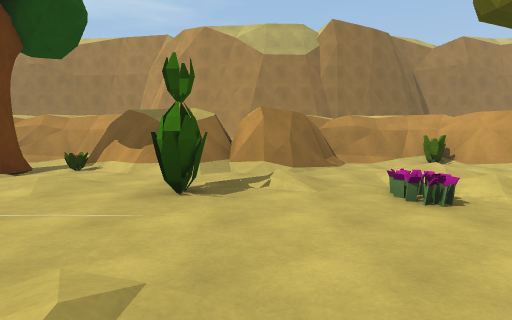
View 1 (above)

14 first-person views from a walk through a 3-D level made in the Unity game engine. The camera is 1.3 m above the floor, tilts 4° down and sees 75° across. The floor is counted in squares, 2 m on a side. Each view is taken from the middle of a square. On the plan, view 1 faces up. The plan holds only what a view shows up to about 10 squares ahead; the rest is blank. The place goes on beyond the plan.

View 2
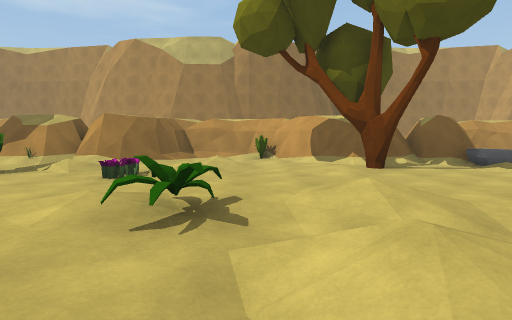

View 3
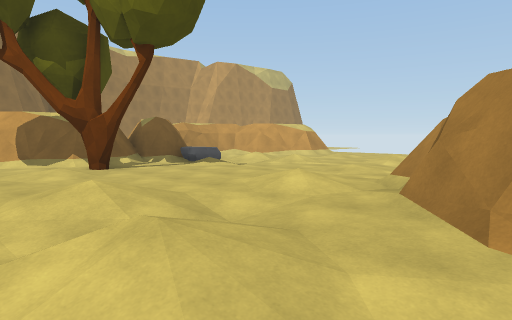

View 4
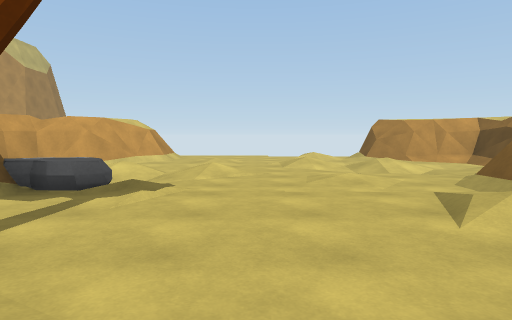

View 5
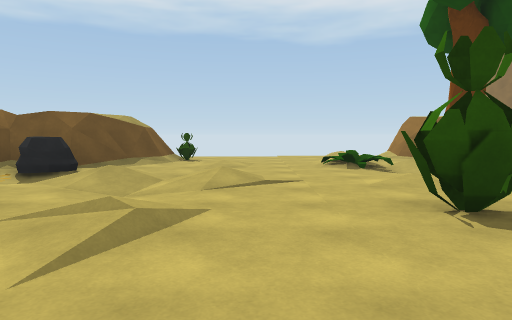

View 6
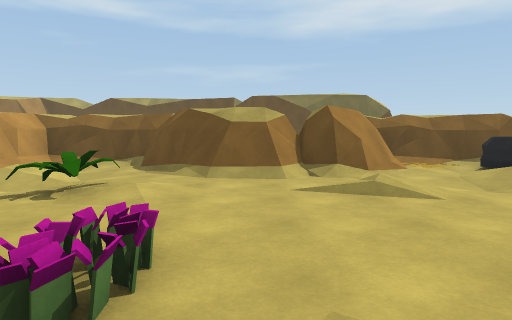

View 7
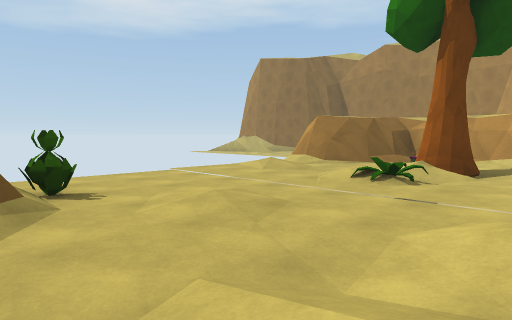

View 8
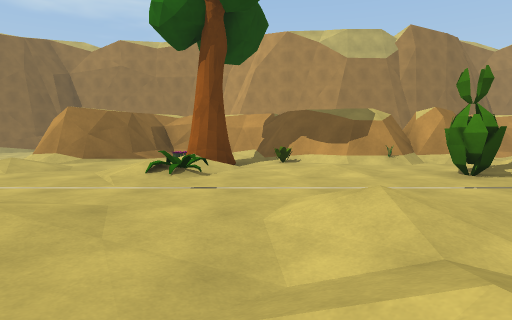

View 9
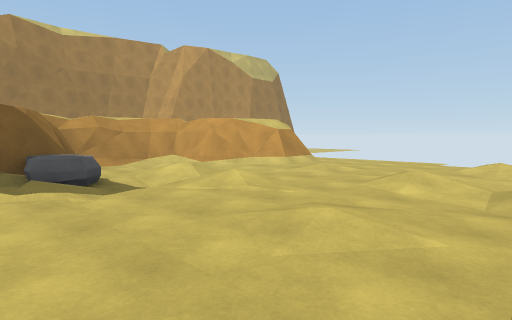

View 10
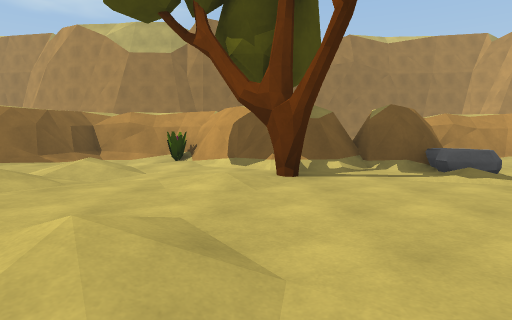

View 11
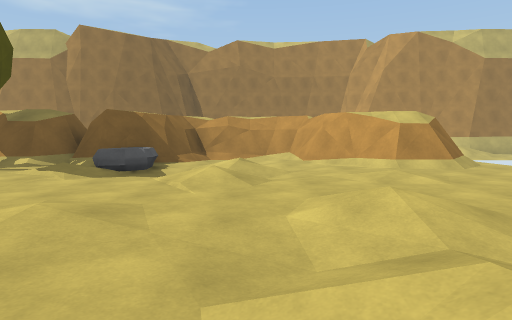

View 12
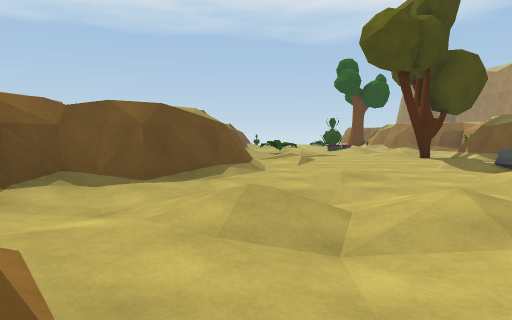

View 13
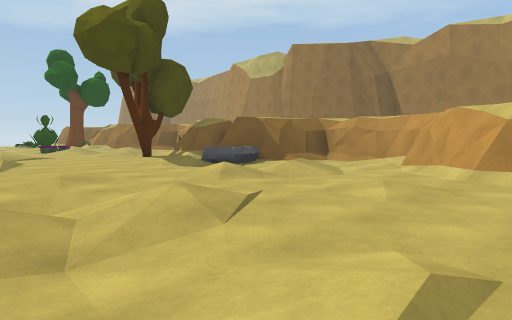

View 14
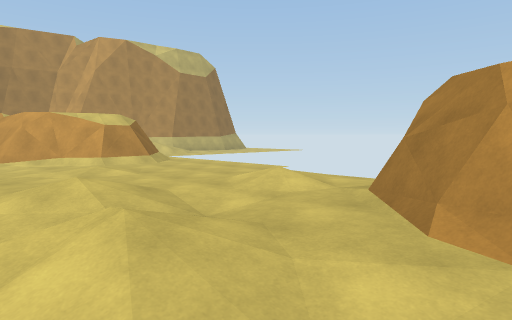

### Floor plan
Key: @ floor where view 1 was taken; # wall or solid block; x gap in a wall; . main floor; : floor 0.25 m higher than the main floor; - floor 0.25 m lower than the main floor; / step, stairs or slope; P plant; T tree; R rock; O other object.
Columns run from 9 left of view 1 to 16 right of it. Each row starts with its distance up from view 1.
  9   ####    #####    ####
  8   #O.##   #/.P#    #..##
  7 x##.T.#####.-.######--/###
  6 //..T.P###/.:-.####R./-/##
  5  :../......-.-.T..R--/-...
  4 .../P.:.P..P/.......:/....
  3 ..........................
  2 ......................:...
  1 ...:.-:.::..P./../...-.-..
  0 ..P..//-.@..../-..//.-:-..
 -1  ###.-..####....####/--.##
 -2    ##RP##  ##.-/#  ##--/#
 -3     ####    #####   #####
 -4     ####     ###

Where each view was taken, in squares from view 1:
view 1: 0 up, 0 right, facing up
view 2: 2 down, 4 right, facing up
view 3: 2 down, 4 right, facing up-right
view 4: 3 up, 5 right, facing right
view 5: 2 up, 2 right, facing left
view 6: 5 up, 1 right, facing down
view 7: 1 down, 3 left, facing up-left
view 8: 1 down, 4 left, facing up
view 9: 0 up, 8 right, facing up-right
view 10: 0 up, 6 right, facing up
view 11: 1 down, 12 right, facing up
view 12: 0 up, 16 right, facing left
view 13: 0 up, 16 right, facing up-left
view 14: 2 down, 12 right, facing up-right
